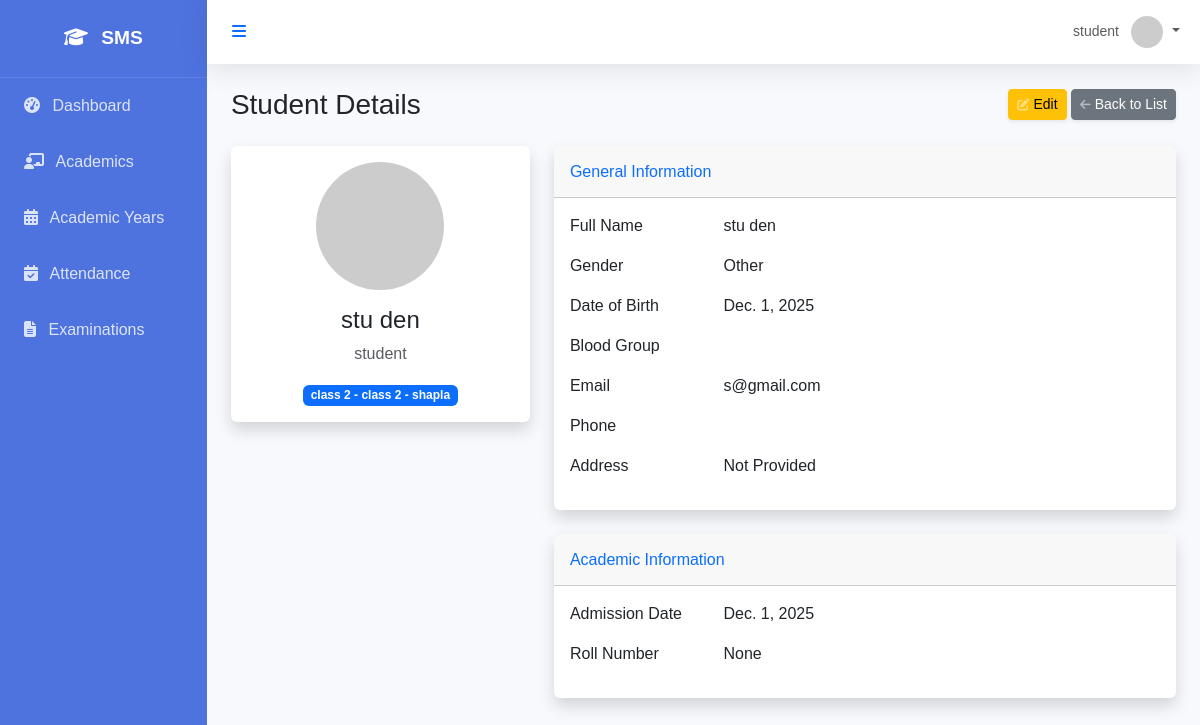
The page /students/1/ (signed in) on the database as committed earlier.
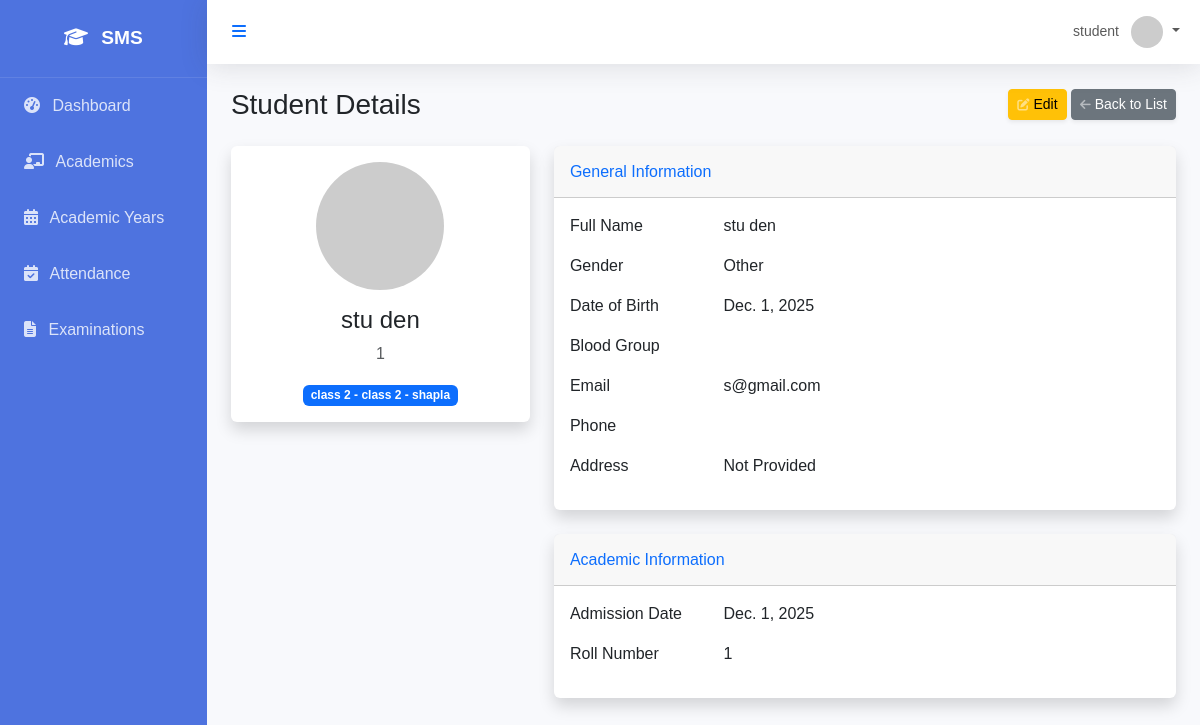
The same page on the database as committed later.
### students/models.py (models this page shows, shortened)
class Student(models.Model):
    user = models.OneToOneField(settings.AUTH_USER_MODEL, on_delete=models.CASCADE, related_name='student_profile')
    admission_number = models.CharField(max_length=50, unique=True)
    admission_date = models.DateField()
    roll_number = models.IntegerField(null=True, blank=True)
    date_of_birth = models.DateField()
    gender = models.CharField(max_length=10, choices=[('M', 'Male'), ('F', 'Female'), ('O', 'Other')])
    blood_group = models.CharField(max_length=5, blank=True)
    address = models.TextField()
    phone_number = models.CharField(max_length=15, blank=True)
    current_class = models.ForeignKey('academics.Class', on_delete=models.SET_NULL, null=True, blank=True, related_name='students')
    section = models.ForeignKey('academics.Section', on_delete=models.SET_NULL, null=True, blank=True, related_name='students')
    created_at = models.DateTimeField(auto_now_add=True)
    updated_at = models.DateTimeField(auto_now=True)

### core/models.py (models this page shows, shortened)
class User(AbstractUser):
    class Role(models.TextChoices):
        SUPER_ADMIN = "SUPER_ADMIN", "Super Admin"
        SCHOOL_ADMIN = "SCHOOL_ADMIN", "School Admin"
        ACADEMIC_ADMIN = "ACADEMIC_ADMIN", "Academic Admin"
        TEACHER = "TEACHER", "Teacher"
        STUDENT = "STUDENT", "Student"
        PARENT = "PARENT", "Parent"
        ACCOUNTANT = "ACCOUNTANT", "Accountant"
        LIBRARIAN = "LIBRARIAN", "Librarian"
        RECEPTIONIST = "RECEPTIONIST", "Receptionist"
        HR_MANAGER = "HR_MANAGER", "HR Manager"
    role = models.CharField(max_length=50, choices=Role.choices, default=Role.STUDENT)
    objects = CustomUserManager()

### academics/models.py (models this page shows)
class Class(models.Model):
    name = models.CharField(max_length=50) # e.g. Class 1, Grade 10
    numeric_value = models.IntegerField(unique=True) # For sorting
    class Meta:
        verbose_name_plural = "Classes"
        ordering = ['numeric_value']
    def __str__(self):
        return self.name

class Section(models.Model):
    name = models.CharField(max_length=10) # e.g. A, B, C
    class_name = models.ForeignKey(Class, on_delete=models.CASCADE, related_name='sections')
    class_teacher = models.ForeignKey(User, on_delete=models.SET_NULL, null=True, blank=True, limit_choices_to={'role': 'TEACHER'})
    class Meta:
        unique_together = ['name', 'class_name']
        ordering = ['name']
    def __str__(self):
        return f"{self.class_name.name} - {self.name}"

### students/views.py (the view)
# urls.py: path('<int:pk>/', student_detail, name='student_detail'),
@login_required
def student_detail(request, pk):
    student = get_object_or_404(Student, pk=pk)
    return render(request, 'students/student_detail.html', {'student': student})

### templates/students/student_detail.html (shortened to what this page needs)
{% extends 'base.html' %}
{% block content %}
<div class="d-sm-flex align-items-center justify-content-between mb-4">
    <h1 class="h3 mb-0 text-gray-800">Student Details</h1>
    <div>
        <a href="{% url 'student_update' student.pk %}" class="d-none d-sm-inline-block btn btn-sm btn-warning shadow-sm">
             Edit
        </a>
        <a href="{% url 'student_list' %}" class="d-none d-sm-inline-block btn btn-sm btn-secondary shadow-sm">
             Back to List
        </a>
    </div>
</div>
<div class="row" x-data="{ show: true }" x-show="show" x-transition:enter="transition ease-out duration-300" x-transition:enter-start="opacity-0 transform scale-95" x-transition:enter-end="opacity-100 transform scale-100">
    <div class="col-lg-4">
        <div class="card shadow mb-4">
            <div class="card-body text-center">
                <img class="img-profile rounded-circle mb-3" src="https://ui-avatars.com/api/?name={{ student.user.get_full_name }}&size=128" width="128" height="128">
                <h4 class="font-weight-bold">{{ student.user.get_full_name }}</h4>
                <p class="text-muted">{{ student.admission_number }}</p>
                <span class="badge bg-primary">{{ student.current_class }} - {{ student.section }}</span>
            </div>
        </div>
    </div>
    <div class="col-lg-8">
        <div class="card shadow mb-4">
            <div class="card-header py-3">
                <h6 class="m-0 font-weight-bold text-primary">General Information</h6>
            </div>
            <div class="card-body">
                <div class="row mb-3">
                    <div class="col-sm-3 font-weight-bold">Full Name</div>
                    <div class="col-sm-9">{{ student.user.get_full_name }}</div>
                </div>
                <div class="row mb-3">
                    <div class="col-sm-3 font-weight-bold">Gender</div>
                    <div class="col-sm-9">{{ student.get_gender_display }}</div>
                </div>
                <div class="row mb-3">
                    <div class="col-sm-3 font-weight-bold">Date of Birth</div>
                    <div class="col-sm-9">{{ student.date_of_birth }}</div>
                </div>
                <div class="row mb-3">
                    <div class="col-sm-3 font-weight-bold">Blood Group</div>
                    <div class="col-sm-9">{{ student.blood_group }}</div>
                </div>
                <div class="row mb-3">
                    <div class="col-sm-3 font-weight-bold">Email</div>
                    <div class="col-sm-9">{{ student.user.email }}</div>
                </div>
                <div class="row mb-3">
                    <div class="col-sm-3 font-weight-bold">Phone</div>
                    <div class="col-sm-9">{{ student.phone_number }}</div>
                </div>
                <div class="row mb-3">
                    <div class="col-sm-3 font-weight-bold">Address</div>
                    <div class="col-sm-9">{{ student.address }}</div>
                </div>
            </div>
        </div>
        <div class="card shadow mb-4">
            <div class="card-header py-3">
                <h6 class="m-0 font-weight-bold text-primary">Academic Information</h6>
            </div>
            <div class="card-body">
                <div class="row mb-3">
                    <div class="col-sm-3 font-weight-bold">Admission Date</div>
                    <div class="col-sm-9">{{ student.admission_date }}</div>
                </div>
                <div class="row mb-3">
                    <div class="col-sm-3 font-weight-bold">Roll Number</div>
                    <div class="col-sm-9">{{ student.roll_number }}</div>
                </div>
            </div>
        </div>
    </div>
</div>
{% endblock %}

Rows that differ between the two databases and show on the page:
changed Student "Other": admission_number "student" → "1"; roll_number "None" → "1"
